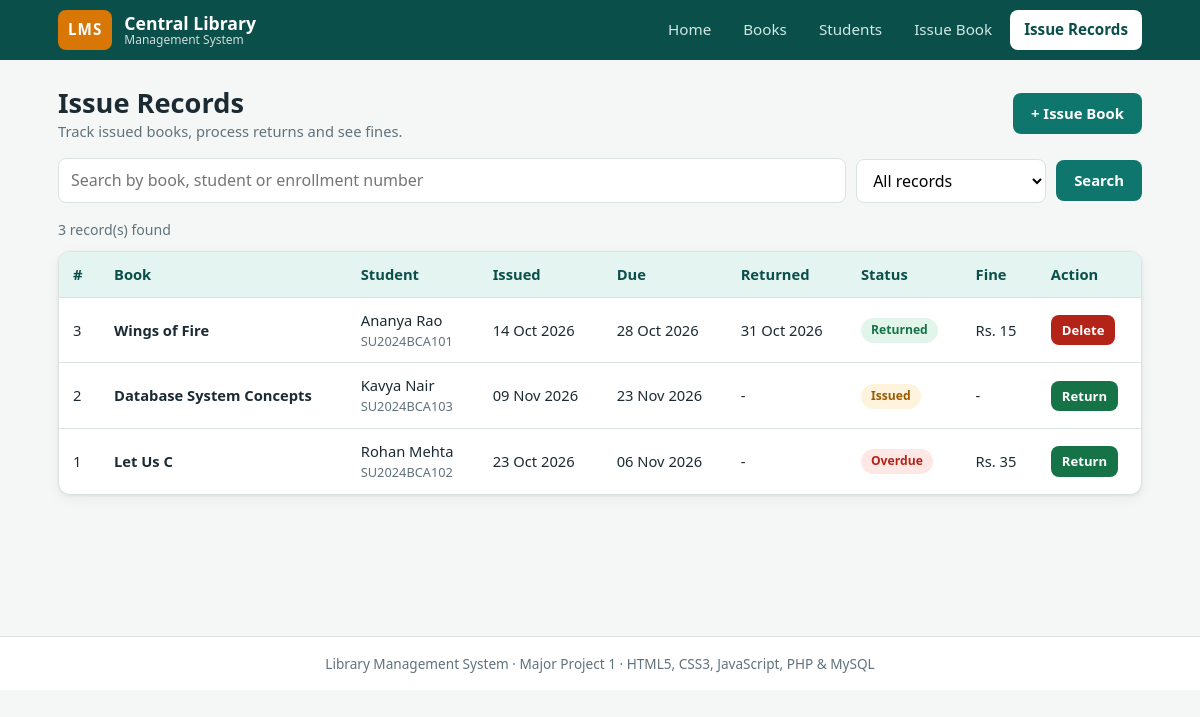
Screenshot of /issues.php with the database file from the repository.
### tables this page shows
CREATE TABLE issues (
    id          INT UNSIGNED AUTO_INCREMENT PRIMARY KEY,
    book_id     INT UNSIGNED NOT NULL,
    student_id  INT UNSIGNED NOT NULL,
    issue_date  DATE NOT NULL,
    due_date    DATE NOT NULL,
    return_date DATE NULL,
    fine_amount INT UNSIGNED NOT NULL DEFAULT 0,
    status      ENUM('Issued','Returned') NOT NULL DEFAULT 'Issued',
    CONSTRAINT fk_issue_book    FOREIGN KEY (book_id)    REFERENCES books(id)    ON DELETE RESTRICT,
    CONSTRAINT fk_issue_student FOREIGN KEY (student_id) REFERENCES students(id) ON DELETE RESTRICT
);

CREATE TABLE books (
    id               INT UNSIGNED AUTO_INCREMENT PRIMARY KEY,
    title            VARCHAR(150) NOT NULL,
    author           VARCHAR(100) NOT NULL,
    isbn             VARCHAR(13)  NOT NULL UNIQUE,
    category         VARCHAR(50)  NOT NULL,
    total_copies     INT UNSIGNED NOT NULL,
    available_copies INT UNSIGNED NOT NULL,
    added_on         DATETIME NOT NULL DEFAULT CURRENT_TIMESTAMP,
    CONSTRAINT chk_copies CHECK (available_copies <= total_copies)
);

CREATE TABLE students (
    id            INT UNSIGNED AUTO_INCREMENT PRIMARY KEY,
    full_name     VARCHAR(100) NOT NULL,
    email         VARCHAR(120) NOT NULL UNIQUE,
    enrollment_no VARCHAR(20)  NOT NULL UNIQUE,
    phone         CHAR(10)     NOT NULL,
    registered_on DATETIME NOT NULL DEFAULT CURRENT_TIMESTAMP
);

### includes/init.php (called while the page is built, shortened)
<?php
function run(mysqli $db, string $sql, string $types = '', array $params = []) {
    $st = $db->prepare($sql);
    $st->execute();
    return $st;
}
function h($value): string {
    return htmlspecialchars((string)$value, ENT_QUOTES, 'UTF-8');
}
function fdate(?string $d): string {
    return $d ? date('d M Y', strtotime($d)) : '-';
}
function days_late(string $due, ?string $until = null): int {
    $d1 = new DateTime($due);
    $d2 = new DateTime($until ?? date('Y-m-d'));
    return $d2 > $d1 ? (int)$d1->diff($d2)->days : 0;
}
function fine_for(string $due, ?string $until = null): int {
    return days_late($due, $until) * FINE_PER_DAY;
}

### issues.php (the view, shortened to what this page needs)
<?php
require __DIR__ . '/includes/init.php';
$today = date('Y-m-d');
$q      = trim($_GET['q'] ?? '');
$sql = "SELECT i.*, b.title, s.full_name, s.enrollment_no
        FROM issues i
        JOIN books b ON b.id = i.book_id
        JOIN students s ON s.id = i.student_id
        WHERE 1=1";
$types = '';
$args  = [];
$sql .= " ORDER BY i.id DESC";
$rows = run($db, $sql, $types, $args)->get_result();
require __DIR__ . '/includes/header.php';
?>
<div class="page-head">
    <div>
        <h1>Issue Records</h1>
        <p class="subtle">Track issued books, process returns and see fines.</p>
    </div>
    <a class="btn" href="issue.php">+ Issue Book</a>
</div>
<form class="toolbar" method="get" action="issues.php">
    <input class="grow" type="text" name="q" placeholder="Search by book, student or enrollment number" value="<?= h($q) ?>">
    <select name="status" aria-label="Status">
        <option value="">All records</option>
    </select>
    <button class="btn" type="submit">Search</button>
</form>
<p class="result-count"><?= $rows->num_rows ?> record(s) found</p>
<div class="card card-flush">
<div class="table-scroll">
<table class="data">
    <thead>
        <tr><th>#</th><th>Book</th><th>Student</th><th>Issued</th><th>Due</th><th>Returned</th><th>Status</th><th>Fine</th><th>Action</th></tr>
    </thead>
    <tbody>
    <?php while ($r = $rows->fetch_assoc()):
        $isReturned = $r['status'] === 'Returned';
        $isOverdue  = !$isReturned && $r['due_date'] < $today;
        $fine = $isReturned ? (int)$r['fine_amount'] : fine_for($r['due_date'], $today);
    ?>
        <tr>
            <td><?= (int)$r['id'] ?></td>
            <td><strong><?= h($r['title']) ?></strong></td>
            <td><?= h($r['full_name']) ?><span class="cell-sub"><?= h($r['enrollment_no']) ?></span></td>
            <td><?= fdate($r['issue_date']) ?></td>
            <td><?= fdate($r['due_date']) ?></td>
            <td><?= fdate($r['return_date']) ?></td>
            <td>
                <?php if ($isReturned): ?><span class="badge b-ok">Returned</span>
                <?php elseif ($isOverdue): ?><span class="badge b-bad">Overdue</span>
                <?php else: ?><span class="badge b-warn">Issued</span><?php endif; ?>
            </td>
            <td><?= $fine > 0 ? 'Rs. ' . $fine : '-' ?></td>
            <td>
                <?php if (!$isReturned): ?>
                    <form class="inline-form" method="post" data-confirm="Mark this book as returned?">
                        <button class="btn btn-sm btn-ok" type="submit">Return</button>
                    </form>
                <?php else: ?>
                    <form class="inline-form" method="post" data-confirm="Delete this record permanently?">
                        <button class="btn btn-sm btn-danger" type="submit">Delete</button>
                    </form>
                <?php endif; ?>
            </td>
        </tr>
    <?php endwhile; ?>
    </tbody>
</table>
</div>
</div>
<?php require __DIR__ . '/includes/footer.php'; ?>

### assets/css/style.css (style rules this page uses)
:root { --ink: #1c2b33; --muted: #61727b; --teal: #0f766e; --teal-dark: #0b4f4a; --teal-soft: #e3f4f1; --amber: #d97706; --amber-soft: #fef3dc; --red: #b42318; --red-soft: #fde8e6; --green: #157347; --green-soft: #e1f5ea; --bg: #f4f7f6; --card: #ffffff; --line: #dbe3e1; --radius: 12px; --shadow: 0 1px 3px rgba(16, 40, 48, .08), 0 4px 14px rgba(16, 40, 48, .05); }
*, *::before, *::after { box-sizing: border-box; }
body { margin: 0; font-family: "Segoe UI", system-ui, -apple-system, Roboto, Arial, sans-serif; color: var(--ink); background: var(--bg); line-height: 1.55; }
a { color: var(--teal); text-decoration: none; }
h1, h2, h3 { line-height: 1.25; margin: 0 0 .6rem; }
h1 { font-size: 1.7rem; }
.card { background: var(--card); border: 1px solid var(--line); border-radius: var(--radius); padding: 20px; box-shadow: var(--shadow); margin-bottom: 22px; }
.card-flush { padding: 0; overflow: hidden; }
.page-head { display: flex; flex-wrap: wrap; justify-content: space-between; align-items: center; gap: 12px; margin-bottom: 16px; }
.page-head h1 { margin: 0; }
.subtle { color: var(--muted); margin: 0; font-size: .92rem; }
.btn { display: inline-block; border: 0; cursor: pointer; font: inherit; font-size: .93rem; font-weight: 600; padding: 9px 18px; border-radius: 8px; background: var(--teal); color: #fff; transition: filter .15s, transform .05s; }
.btn-danger { background: var(--red); }
.btn-ok { background: var(--green); }
.btn-sm { padding: 5px 11px; font-size: .82rem; }
.inline-form { display: inline; margin: 0; }
.toolbar { display: flex; flex-wrap: wrap; gap: 10px; align-items: center; margin-bottom: 16px; }
.toolbar input[type=text], .toolbar select { padding: 9px 12px; border: 1px solid var(--line); border-radius: 8px; font: inherit; background: #fff; min-width: 190px; }
.toolbar .grow { flex: 1 1 240px; }
.table-scroll { overflow-x: auto; }
table.data { width: 100%; border-collapse: collapse; font-size: .92rem; }
table.data th { background: var(--teal-soft); color: var(--teal-dark); text-align: left; padding: 11px 14px; white-space: nowrap; font-weight: 600; }
table.data td { padding: 11px 14px; border-top: 1px solid var(--line); vertical-align: middle; }
.cell-sub { display: block; color: var(--muted); font-size: .8rem; }
.result-count { color: var(--muted); font-size: .88rem; margin: 0 0 10px; }
.badge { display: inline-block; padding: 3px 10px; border-radius: 999px; font-size: .76rem; font-weight: 700; }
.b-ok { background: var(--green-soft); color: var(--green); }
.b-warn { background: var(--amber-soft); color: #9a5b00; }
.b-bad { background: var(--red-soft); color: var(--red); }

### rows the page displays
issues: id "3", book.title "Wings of Fire", student.full_name "Ananya Rao", student.enrollment_no "SU2024BCA101", issue_date "14 Oct 2026", due_date "28 Oct 2026", return_date "31 Oct 2026", status "Returned", fine_amount "15"
issues: id "2", book.title "Database System Concepts", student.full_name "Kavya Nair", student.enrollment_no "SU2024BCA103", issue_date "09 Nov 2026", due_date "23 Nov 2026", return_date "-", status "Issued"
issues: id "1", book.title "Let Us C", student.full_name "Rohan Mehta", student.enrollment_no "SU2024BCA102", issue_date "23 Oct 2026", due_date "06 Nov 2026", return_date "-", shows "Overdue", fine "35"

### other values shown
$label "Home"
$label "Books"
$label "Students"
$label "Issue Book"
$label "Issue Records"
$rows->num_rows "3"
